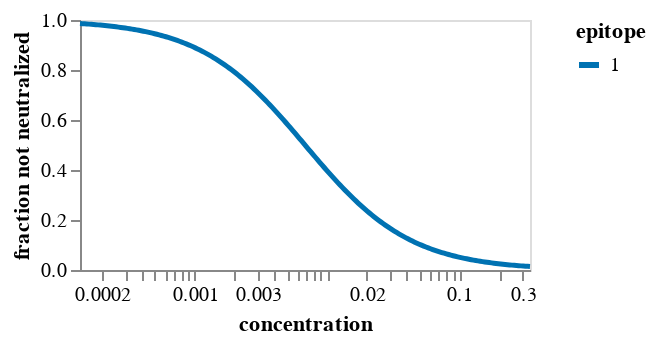

Notebook cell for this chart:
### Markdown cell above
## Fit `polyclonal` model
Fit the model.
If there is more than one epitope, we fit models with fewer epitopes too:

### Code cell
# first build up arguments used to specify fitting
n_epitopes = params["polyclonal_params"]["n_epitopes"]
spatial_distances = params["polyclonal_params"]["spatial_distances"]
fit_kwargs = params["polyclonal_params"]["fit_kwargs"]
escape_plot_kwargs = params["escape_plot_kwargs"]
plot_hide_stats = params["plot_hide_stats"]

site_numbering_map = pd.read_csv(site_numbering_map_csv).sort_values("sequential_site")

escape_plot_kwargs["df_to_merge"] = [
    site_numbering_map.rename(columns={"reference_site": "site"})[
        ["site", "sequential_site", "region"]
    ]
]

if "addtl_slider_stats" not in escape_plot_kwargs:
    escape_plot_kwargs["addtl_slider_stats"] = {}
if "addtl_slider_stats_hide_not_filter" not in escape_plot_kwargs:
    escape_plot_kwargs["addtl_slider_stats_hide_not_filter"] = []

for stat, stat_d in plot_hide_stats.items():
    escape_plot_kwargs["addtl_slider_stats"][stat] = stat_d["init"]
    escape_plot_kwargs["addtl_slider_stats_hide_not_filter"].append(stat)
    escape_plot_kwargs["df_to_merge"].append(
        pd.read_csv(stat_d["csv"]).rename(columns={stat_d["csv_col"]: stat})[
            ["site", "mutant", stat]
        ]
    )

if spatial_distances is not None:
    print(f"Reading spatial distances from {spatial_distances}")
    spatial_distances = pd.read_csv(spatial_distances)
    print(f"Read spatial distances for {len(spatial_distances)} residue pairs")

# now fit the models
for n in range(1, n_epitopes + 1):
    print(f"\n\nFitting a model for {n} epitopes")

    model = polyclonal.Polyclonal(
        n_epitopes=n,
        data_to_fit=(
            prob_escape.query("retain").query("use_in_fit")[
                ["aa_substitutions", "concentration", "prob_escape"]
            ]
        ),
        alphabet=polyclonal.AAS_WITHSTOP_WITHGAP,
        spatial_distances=spatial_distances,
        sites=site_numbering_map["reference_site"],
    )

    opt_res = model.fit(**fit_kwargs)

    print("Here is the neutralization curve:")
    display(model.curves_plot())
    print("Here is the mutation-escape plot:")
    display(model.mut_escape_plot(**escape_plot_kwargs))

print(f"\n\nWriting the {n} epitope model to {pickle_file}")
with open(pickle_file, "wb") as f:
    pickle.dump(model, f)

### Figure 1 — Vega-Lite specification as saved in the notebook (floating-point values rounded to 4 significant figures; data arrays with more than 128 entries replaced by an {"elided": "..."} marker saying what was removed)
{"config": {"view": {"continuousWidth": 300, "continuousHeight": 300}, "axis": {"grid": false, "labelOverlap": true}, "legend": {"symbolStrokeWidth": 3}}, "data": {"name": "data-aac65d9e4f50d9cc3edfd511627049db"}, "mark": {"type": "line"}, "encoding": {"color": {"field": "epitope", "scale": {"domain": ["1"], "range": ["#0072B2"]}, "sort": ["1"], "type": "nominal"}, "detail": {}, "opacity": {"field": "is_weighted_replicate", "legend": null, "scale": {"domain": [0, 1], "nice": false, "range": [0.5, 1]}, "type": "quantitative"}, "strokeWidth": {"field": "is_weighted_replicate", "legend": null, "scale": {"domain": [0, 1], "nice": false, "range": [1, 2.5]}, "type": "quantitative"}, "tooltip": [{"field": "epitope", "type": "nominal"}, {"field": "activity", "format": ".3g", "type": "quantitative"}, {"field": "hill_coefficient", "format": ".3g", "type": "quantitative"}, {"field": "non_neutralized_frac", "format": ".3g", "type": "quantitative"}, {"field": "c", "format": ".3g", "title": "concentration", "type": "quantitative"}, {"field": "u", "format": ".3g", "title": "fraction not neutralized", "type": "quantitative"}], "x": {"field": "c", "scale": {"nice": false, "type": "log"}, "title": "concentration", "type": "quantitative"}, "y": {"field": "u", "title": "fraction not neutralized", "type": "quantitative"}}, "height": 125, "params": [{"name": "param_1", "select": {"type": "point", "fields": ["epitope"]}, "bind": "legend"}], "transform": [{"filter": {"param": "param_1"}}], "width": 225, "$schema": "https://vega.github.io/schema/vega-lite/v5.8.0.json", "datasets": {"data-aac65d9e4f50d9cc3edfd511627049db": {"elided": "200 records"}}}
